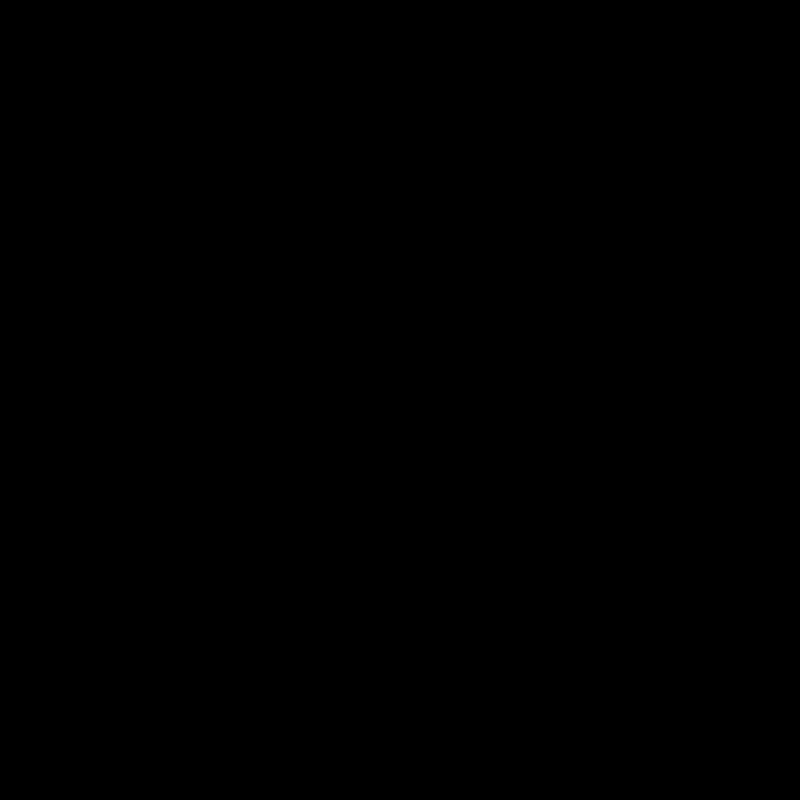
Frame 1 (no input)
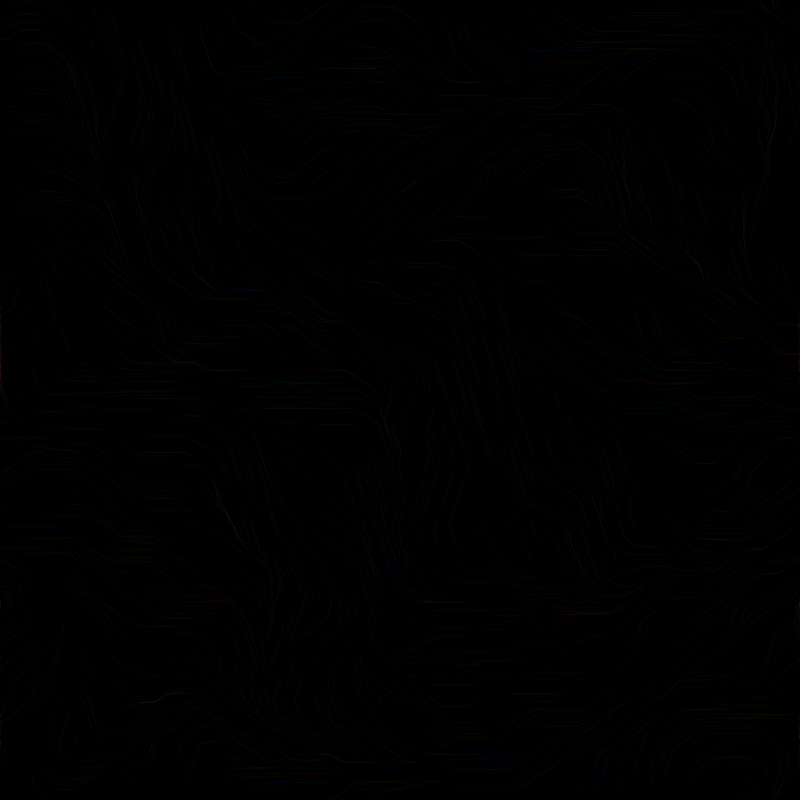
Frame 60 (no input)
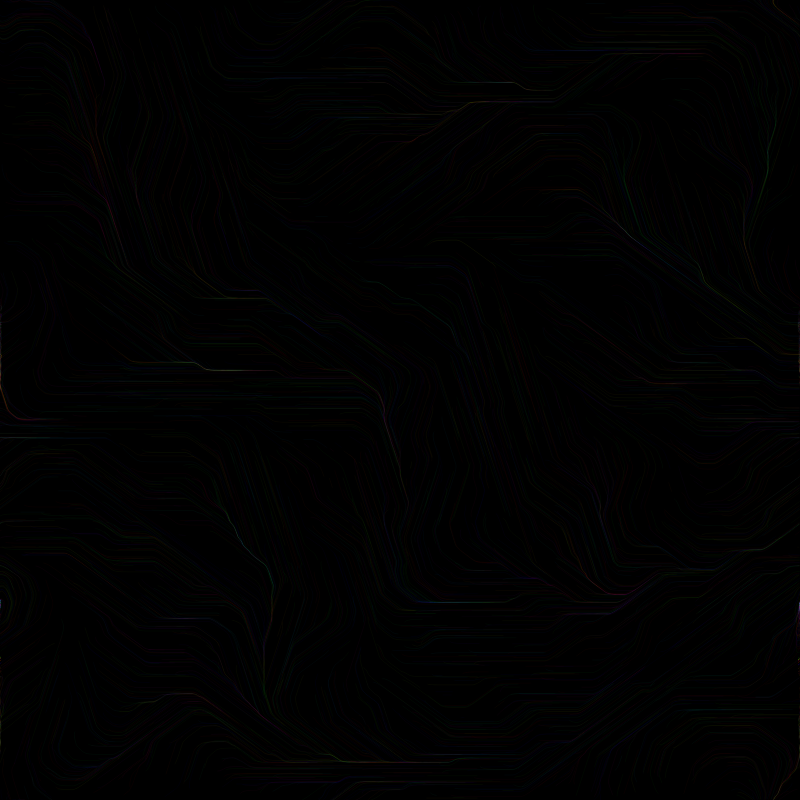
Frame 120 (the mouse pressed at the canvas centre since frame 60)

The p5.js sketch that drew these frames (run headless with seeded random() and noise() and a simulated clock; from frame 60 on, the mouse is pressed at the canvas centre):

// p5.js sketch
// ── sketch.js
let FIELD_SIZE = 8;

let particles = [];
let PARTICLE_COUNT = 2500;
let total_particles = PARTICLE_COUNT;

let flowfield;
let starting_points = [];

let avgGen = 0;
// let maxDist;


function setup() {
  createCanvas(800, 800);
  colorMode(HSB)
  ellipseMode(CENTER);
  background(0);
  // noiseSeed(1002);

  flowfield = new FlowField(FIELD_SIZE);
  // maxDist = ((width / 2) ** 2 + (height / 2) ** 2) ** 0.5;

  // starting_points = generateStartPositions(flowfield);

  for (let i = 0; i < PARTICLE_COUNT; i++) {
    let {startX, startY} = getStartPosition(flowfield);
    let c = getColor(startX, startY);
    particles[i] = new Particle(startX, startY, c);
  }
}

function draw() {
  // flowfield.update();

  for (let i = 0; i < particles.length; i++) {
    particles[i].follow(flowfield);
    particles[i].update(flowfield);
    particles[i].show();
  }
  
  if (frameCount % 100 == 0) {
    printStatus();
  }
}

function getStartPosition(field) {
  // constrain to the f-2 center
  // let f = 8;
  // let startX = random(width / f, width / f * (f - 1));
  // let startY = random(height / f, height / f * (f - 1));
  // offset - bottom right
  // startX = startX + (width/f) * 0.5;
  // startY = startY + (height/f) * 0.5;
  // if (starting_points.length == 0) {
  //   console.log('generating');
  //   starting_points = generateStartPositions(field);
  // }
  // let {startX, startY} = starting_points.pop(Math.floor(random(starting_points.length)))
  let startX = random(width);
  let startY = random(height);
  return {startX, startY};
}

function generateStartPositions(field) {
  positions = [];
  for (let i = 0; i < field.rows; i++) {
    for (let j = 0; j < field.cols; j++) {
      positions.push({
        startX: j * field.fieldSize,
        startY: i * field.fieldSize
      })
    }
  }
  return shuffle(positions);
}

function getColor(h) {
  let a = 0.1
  h = h + avgGen/10 + 150;
  // h = h + 160 
  h = h % TWO_PI;
  let c = map(h, 0, TWO_PI, 0, 360);
  return [c, 90, 85, a];
}

function printStatus() {
  let fc = frameCount
  let avg = averageAge().toFixed(1);
  let ls = averageLifespan().toFixed(1);
  let gen = averageGeneration().toFixed(1);
  let tot = total_particles;
  let fr = frameRate().toFixed(1);
  let s = `${fc}\tavg: ${avg} ls: ${ls} gen: ${gen} total: ${tot} fr: ${fr}`
  console.log(s);
}

function averageAge() {
  return particles.reduce((prev, curr) => prev + int(curr.age), 0) / particles.length;
}

function averageGeneration() {
  avgGen = particles.reduce((prev, curr) => prev + int(curr.generation), 0) / particles.length;
  return avgGen;
}

function averageLifespan() {
  return particles.reduce((prev, curr) => prev + int(curr.lifetime), 0) / particles.length;
}

function keyPressed() {
  switch (key) {
    case 'S':
      loop();
      console.log("Started looping");
      break;
    case ' ':
      noLoop();
      console.log("Stopped looping");
      break;
    default:
      break;
  }
}

// function mousePressed() {
//   // let { startX, startY } = getStartPosition();
//   let c = getColor(mouseX, mouseY, 0);
//   let p = new Particle(mouseX, mouseY, c);
//   particles.push(p);
//   total_particles++;
// }
// ── field.js
function FlowField(fieldSize) {
  let xIncr = 0.05;
  let yIncr = xIncr;
  let zIncr = 0.0;
  // let zOff = 10.02;
  let zOff = 0.0;

  this.fieldSize = fieldSize;
  this.cols = floor(width / this.fieldSize);
  this.rows = floor(height / this.fieldSize);

  this.field = new Array(this.cols * this.rows);



  this.update = function updateFlowField() {
    // console.log('generate');
    let yOff = 0.0;
    for (let y = 0; y < this.rows; y++) {
      let xOff = 0;
      for (let x = 0; x < this.cols; x++) {
        let idx = x + (y * this.cols);
        let angle = generateFieldAngle(xOff, yOff, zOff);
        let v = p5.Vector.fromAngle(angle);
        v.setMag(0.3);
        this.field[idx] = v;

        xOff += xIncr;
      }
      yOff += yIncr;
    }

    if (frameCount % 500 == 0) {
      // zOff += 0.2;
      // console.log(frameCount);
      // zIncr = 0.0
    }
    zOff += zIncr;
  }

  this.update();

  this.getVector = function getVectorFlowField(_x, _y) {
    let x = floor(_x / this.fieldSize);
    let y = floor(_y / this.fieldSize);
    let idx = x + (y * this.cols);
    let vector = this.field[idx];
    return vector;
  }

  // this.getVectorOverlayGraphic = function() {
  //   // let overlay = createGraphics()
  //   for (let y = 0; y < this.rows; y++) {
  //     for (let x = 0; x < this.cols; x++) {
  //       let idx = x + (y * this.cols);
  //       let v = this.field[idx];
  //       push();
  //       stroke(0, 128);
  //       strokeWeight(1);
  //       translate(x * this.fieldSize, y * this.fieldSize);
  //       rotate(v.heading());
  //       line(0, 0, this.fieldSize, 0);
  //       pop();
  //     }
  //   }
  // }

  function generateFieldAngle(xOff, yOff, zOff) {
    let n = noise(xOff, yOff, zOff); // 0 < n < 1
    let f = 10;
    n = floor(n * f) / f;
    return - n * TWO_PI + PI;
  }
}
// ── particle.js
MIN_LIFESPAN = 10;
MAX_LIFESPAN = 250;

function Particle(x, y, c) {
  this.pos = createVector(x, y);
  this.vel = createVector(random(-TWO_PI, TWO_PI), random(-TWO_PI, TWO_PI));
  this.acc = createVector(0, 0);
  this.maxSpeed = 1;
  this.diameter = FIELD_SIZE;
  this.lifetime = random(MIN_LIFESPAN, MAX_LIFESPAN);
  this.age = 0;
  this.generation = 0;
  this.strokeColor = 0;
  this.strokeAlpha = 255;
  this.strokeWeight = 0.2;
  this.color = c;

  this.prevPos = this.pos.copy();

  this.update = function updateParticle(field) {
    if (this.age < this.lifetime) {
      this.vel.add(this.acc);
      this.vel.limit(this.maxSpeed);
      this.prevPos = this.pos.copy();
      this.pos.add(this.vel);
      this.acc.mult(0);
      this.edges();
      this.age += 1;
    } else {
      let { startX, startY } = getStartPosition(field);
      this.pos = createVector(startX, startY);
      this.prevPos = this.pos.copy();
      this.vel = createVector(0, 0);
      this.acc = createVector(0, 0);
      this.lifetime = random(MIN_LIFESPAN, MAX_LIFESPAN)
      this.age = 0;
      this.generation += 1;
      this.color = getColor(startX, startY, this.generation);
      total_particles++;
    }
  }

  this.applyForce = function applyForceParticle(force) {
    this.acc.add(force);
  }

  this.follow = function followParticle(flowfield) {
    let force = flowfield.getVector(this.pos.x, this.pos.y);
    this.applyForce(force);
  }

  this.show = function showParticle() {
    if (this.age > 5 && frameCount > 0) {
      // let direction = p5.Vector.sub(this.prevPos, this.pos);
      stroke(this.color);
      strokeWeight(this.strokeWeight);
      strokeJoin(ROUND);
      line(this.pos.x, this.pos.y, this.prevPos.x, this.prevPos.y);
      // drawShape(this.pos.x, this.pos.y, direction.heading())
      noFill();
      // noStroke();
      // fill(this.color);
      // ellipse(this.pos.x, this.pos.y, this.diameter);
    }
  }

  this.edges = function() {
    if (this.pos.x > width) {
      this.pos.x = 0;
      this.prevPos = this.pos.copy();
    }
    if (this.pos.x < 0) {
      this.pos.x = width;
      this.prevPos = this.pos.copy();
    }
    if (this.pos.y > height) {
      this.pos.y = 0;
      this.prevPos = this.pos.copy();
    }
    if (this.pos.y < 0) {
      this.pos.y = height;
      this.prevPos = this.pos.copy();
    }
  }
}

function drawShape(x, y, heading) {
  push();
  translate(x, y);
  rotate(heading);
  beginShape();
  vertex(0, 20);
  vertex(20, 20);
  vertex(20, 0);
  vertex(0, 0);
  endShape(CLOSE);
  pop();
}
